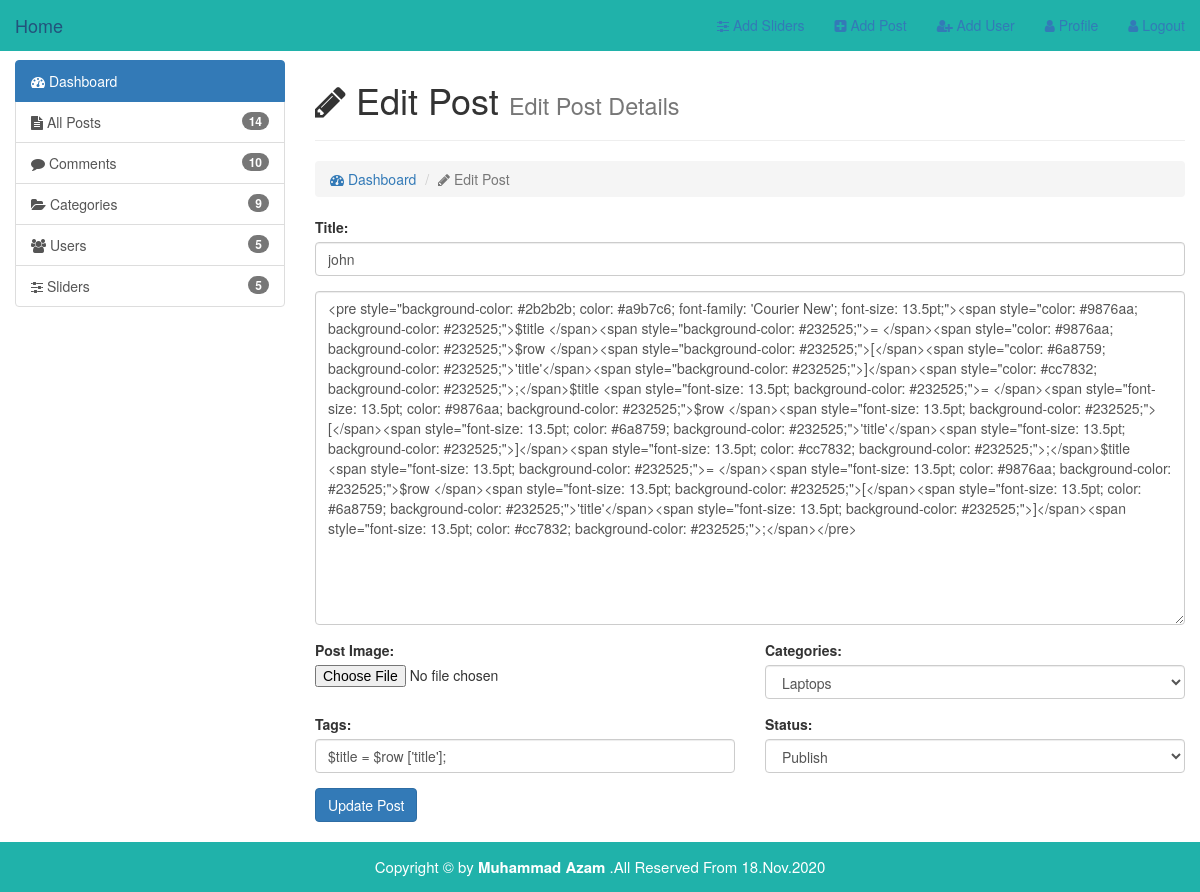
The app's page /admin/edit-post.php?edit=36 (signed in) with its own data.
### tables this page shows
CREATE TABLE `posts` (
  `id` int(11) NOT NULL,
  `date` int(11) NOT NULL,
  `title` varchar(255) NOT NULL,
  `author` varchar(255) NOT NULL,
  `author_image` varchar(255) NOT NULL,
  `image` varchar(255) NOT NULL,
  `categories` varchar(255) NOT NULL,
  `tags` varchar(255) NOT NULL,
  `post_data` text NOT NULL,
  `views` int(11) NOT NULL,
  `status` varchar(255) NOT NULL
);

### admin/edit-post.php (the view, shortened to what this page needs)
<?php
require_once '../inc/conn.php';
$session_role = $_SESSION['role'];
if (isset($_GET['edit'])) {
    $edit_id = $_GET['edit'];
    if ($session_role == 'admin') {
        $get_query = "SELECT * FROM posts WHERE id = $edit_id";
        $get_run = mysqli_query($con, $get_query);
    } else if ($session_role == 'author') {
        $get_query = "SELECT * FROM posts WHERE id = $edit_id and author = '$session_role'";
        $get_run = mysqli_query($con, $get_query);
    }
    if (mysqli_num_rows($get_run) > 0) {
        $get_row = mysqli_fetch_array($get_run);
        $title = $get_row['title'];
        $post_data = $get_row['post_data'];
        $tags = $get_row['tags'];
    } else {
        header('location: posts.php');
    }
}
?>
<!doctype html>
<html lang="en">
<head>
    <link rel="stylesheet" href="assets/bootstrap-3.3.7/css/bootstrap.min.css">
    <link rel="stylesheet" href="assets/font-awesome/css/font-awesome.min.css">
    <link rel="stylesheet" href="assets/css/style.css">
</head>
<body>
<div id="wrapper">
    <?php require_once 'inc/nav.php' ?>
    <div class="container-fluid body-section">
        <div class="row">
            <div class="col-md-3">
                <?php require_once 'inc/sidebar.php' ?>
            </div>
            <div class="col-md-9">
                <h1><i class="fa fa-pencil"></i> Edit Post
                    <small>Edit Post Details</small>
                </h1>
                <hr>
                <ol class="breadcrumb">
                    <li><a href="index.php"><i class="fa fa-tachometer"></i> Dashboard</a></li>
                    <li class="active"><i class="fa fa-pencil"></i> Edit Post</li>
                </ol>
                <div class="row">
                    <div class="col-xs-12">
                        <form action="" method="post" enctype="multipart/form-data">
                            <div class="form-group">
                                <label for="title">Title:</label>
                                <input type="text" value="<?php if (isset($title)) {
                                    echo $title;
                                } ?>" name="title" placeholder="Type Post Title Here" class="form-control">
                            </div>
                            <div class="form-group">
                                <textarea name="post-data" id="textarea" cols="30" rows="16"
                                          class="form-control tinymce"><?php if (isset($post_data)) {
                                        echo $post_data;
                                    } ?></textarea>
                            </div>
                            <div class="row">
                                <div class="col-sm-6">
                                    <div class="form-group">
                                        <label for="file">Post Image:</label>
                                        <input type="file" name="image">
                                    </div>
                                </div>
                                <div class="col-sm-6">
                                    <div class="form-group">
                                        <label for="categories">Categories:</label>
                                        <select class="form-control" name="categories">
                                            <?php
                                            $cat_query = "SELECT * FROM categories ORDER BY id DESC";
                                            $cat_run = mysqli_query($con, $cat_query);
                                            if (mysqli_num_rows($cat_run) > 0) {
                                                while ($row = mysqli_fetch_array($cat_run)) {
                                                    $cat_name = $row['categories'];
                                                    echo "<option value='" . $cat_name . "'>" . ucfirst($cat_name) . "</option>";
                                                }
                                            } else {
                                                echo "<center><h5>No Category Available</h5></center>";
                                            }
                                            ?>
                                        </select>
                                    </div>
                                </div>
                            </div>
                            <div class="row">
                                <div class="col-sm-6">
                                    <div class="form-group">
                                        <label for="tags">Tags:</label>
                                        <input type="text" value="<?php if (isset($tags)) {
                                            echo $tags;
                                        } ?>" name="tags" placeholder="Your Tags Here"
                                               class="form-control">
                                    </div>
                                </div>
                                <div class="col-sm-6">
                                    <div class="form-group">
                                        <label for="status">Status:</label>
                                        <select class="form-control" name="status">
                                            <option value="publish">Publish</option>
                                        </select>
                                    </div>
                                </div>
                            </div>
                            <input type="submit" name="update" value="Update Post" class="btn btn-primary">
                        </form>
                    </div>
                </div>
            </div>
        </div>
    </div>
    <?php require_once 'inc/footer.php' ?>
</div>
</body>
</html>

### admin/assets/css/style.css (style rules this page uses)
html,body { height: 100%; }
body { padding-top: 60px; }
#wrapper { min-height: 100%; position: relative; }
.body-section { padding-bottom: 70px; }

### records on screen
posts: title "john", post-data "<pre style=\"background-color: #2b2b2b; color: #a9b7c6; font-family: 'Courier New'; font-size: 13.5pt;\"><span style=\"color: #9876aa; background-color: #232525;\">$title </span><span style=\"background-color: #232525;\">= </span><span style=\"color: #9876aa; background-color: #232525;\">$row </span><span style=\"background-color: #232525;\">[</span><span style=\"color: #6a8759; background-color: #232525;\">'title'</span><span style=\"background-color: #232525;\">]</span><span style=\"color: #cc7832; background-color: #232525;\">;</span>$title <span style=\"font-size: 13.5pt; background-color: #232525;\">= </span><span style=\"font-size: 13.5pt; color: #9876aa; background-color: #232525;\">$row </span><span…", tags "$title = $row ['title'];"

### other values on screen
form field categories "Laptops"
